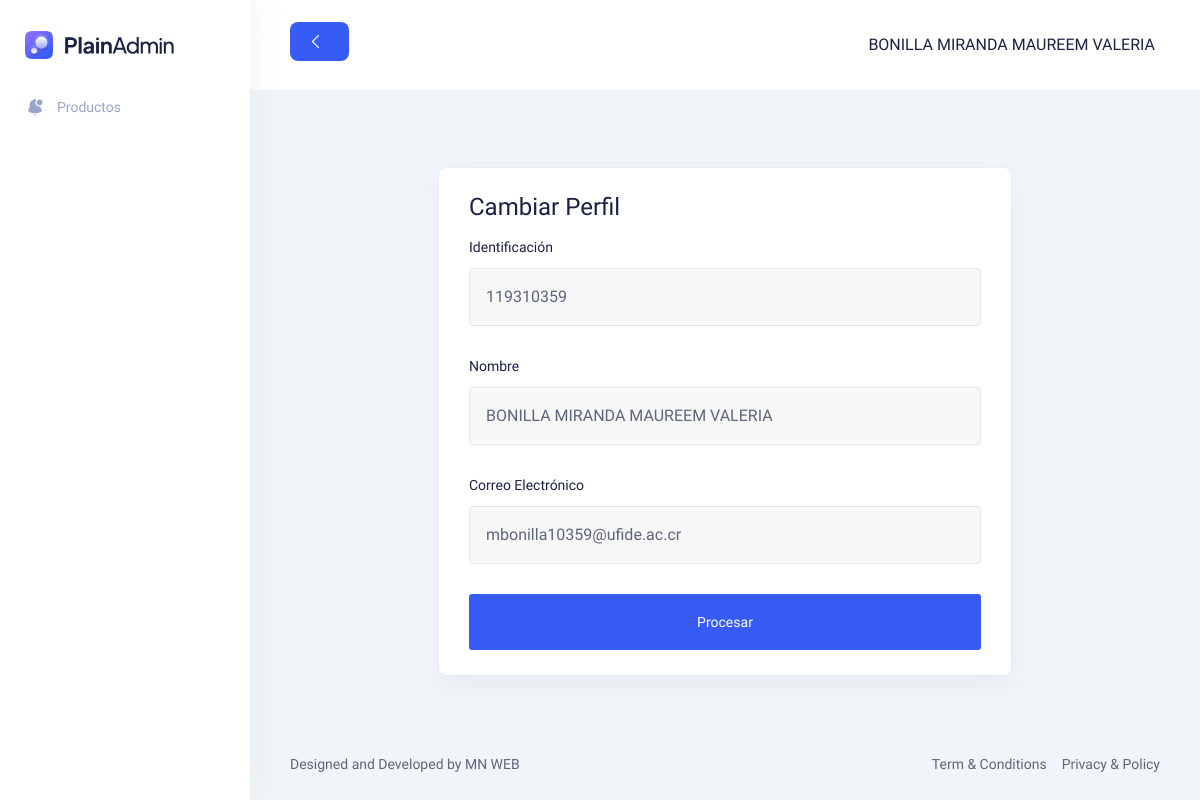
/Views/vSeguridad/cambiarPerfil.php (signed in), run on the app's committed database.
### tables this page shows
CREATE TABLE `tusuario` (
  `Consecutivo` int(11) NOT NULL AUTO_INCREMENT,
  `Identificacion` varchar(15) NOT NULL,
  `Nombre` varchar(200) NOT NULL,
  `Contrasenna` varchar(15) NOT NULL,
  `CorreoElectronico` varchar(100) NOT NULL,
  `Estado` bit(1) NOT NULL,
  `ConsecutivoRol` int(11) NOT NULL,
  PRIMARY KEY (`Consecutivo`),
  UNIQUE KEY `UK_Identificacion` (`Identificacion`),
  UNIQUE KEY `UK_CorreoElectronico` (`CorreoElectronico`),
  KEY `FK_Usuario_Rol` (`ConsecutivoRol`),
  CONSTRAINT `FK_Usuario_Rol` FOREIGN KEY (`ConsecutivoRol`) REFERENCES `trol` (`Consecutivo`)
);

### Models/SeguridadModel.php (called while the page is built, shortened)
<?php
function ConsultarUsuarioModel($consecutivo)
{
    try
    {
        $context = OpenDatabase();
        $sp = "CALL sp_ConsultarUsuario('$consecutivo')";
        $result = $context -> query($sp);
        $datos = null;
        while($fila = $result -> fetch_assoc())
        {
            $datos = $fila;
        }
        return $datos;
    }
    catch (Exception $e)
    {
        return null;
    }
}

### Controllers/SeguridadController.php (called while the page is built, shortened)
<?php
include_once $_SERVER["DOCUMENT_ROOT"] . "/MN_ECC/Models/SeguridadModel.php";
function ConsultarUsuario()
{
    $consecutivo = $_SESSION["Consecutivo"];
    return ConsultarUsuarioModel($consecutivo);
}

### Views/vSeguridad/cambiarPerfil.php (the view, shortened to what this page needs)
<?php
include_once $_SERVER["DOCUMENT_ROOT"] . "/MN_ECC/Views/layout.php";
include_once $_SERVER["DOCUMENT_ROOT"] . "/MN_ECC/Controllers/SeguridadController.php";
$datosUsuario = ConsultarUsuario();
?>
<!DOCTYPE html>
<html lang="en">
<body>
    <main class="main-wrapper">
        <section class="section">
            <div class="container-fluid">
                <div class="title-wrapper pt-30">
                    <div class="row align-items-center">
                        <div class="col-md-8 mx-auto">
                            <div class="card-style mt-5">
                                <h3 class="mb-15">Cambiar Perfil</h3>
                                <form id="formCambiarPerfil" action="" method="POST">
                                    <div class="row">
                                        <div class="col-12">
                                            <div class="input-style-1">
                                                <label>Identificación</label>
                                                <input type="text" placeholder="Identificación"
                                                    id="Identificacion" name="Identificacion" onkeyup="ConsultarNombre();"
                                                    value="<?php echo $datosUsuario['Identificacion']; ?>" />
                                            </div>
                                        </div>
                                        <div class="col-12">
                                            <div class="input-style-1">
                                                <label>Nombre</label>
                                                <input type="text" placeholder="Nombre"
                                                    id="Nombre" name="Nombre" class="ReadOnly" readOnly="true"
                                                    value="<?php echo $datosUsuario["Nombre"]; ?>" />
                                            </div>
                                        </div>
                                        <div class="col-12">
                                            <div class="input-style-1">
                                                <label>Correo Electrónico</label>
                                                <input type="text" placeholder="Correo Electrónico"
                                                    id="CorreoElectronico" name="CorreoElectronico"
                                                    value="<?php echo $datosUsuario["CorreoElectronico"]; ?>" />
                                            </div>
                                        </div>
                                        <div class="col-12">
                                            <div class="button-group d-flex justify-content-center flex-wrap">
                                                <button type="submit" id="btnCambiarPerfil" name="btnCambiarPerfil"
                                                    class="main-btn primary-btn btn-hover w-100 text-center">
                                                    Procesar
                                                </button>
                                            </div>
                                        </div>
                                    </div>
                                </form>
                            </div>
                        </div>
                    </div>
                </div>
            </div>
        </section>
    </main>
</body>
</html>

### Views/assets/css/fullcalendar.css (style rules this page uses)
:root { --fc-daygrid-event-dot-width:8px;--fc-list-event-dot-width:10px;--fc-list-event-hover-bg-color:#f5f5f5 }

### data on the page
tusuario: Identificacion "119310359", Nombre "BONILLA MIRANDA MAUREEM VALERIA", CorreoElectronico "mbonilla10359@ufide.ac.cr"

### other printed values
$nombreUsuario "BONILLA MIRANDA MAUREEM VALERIA"
